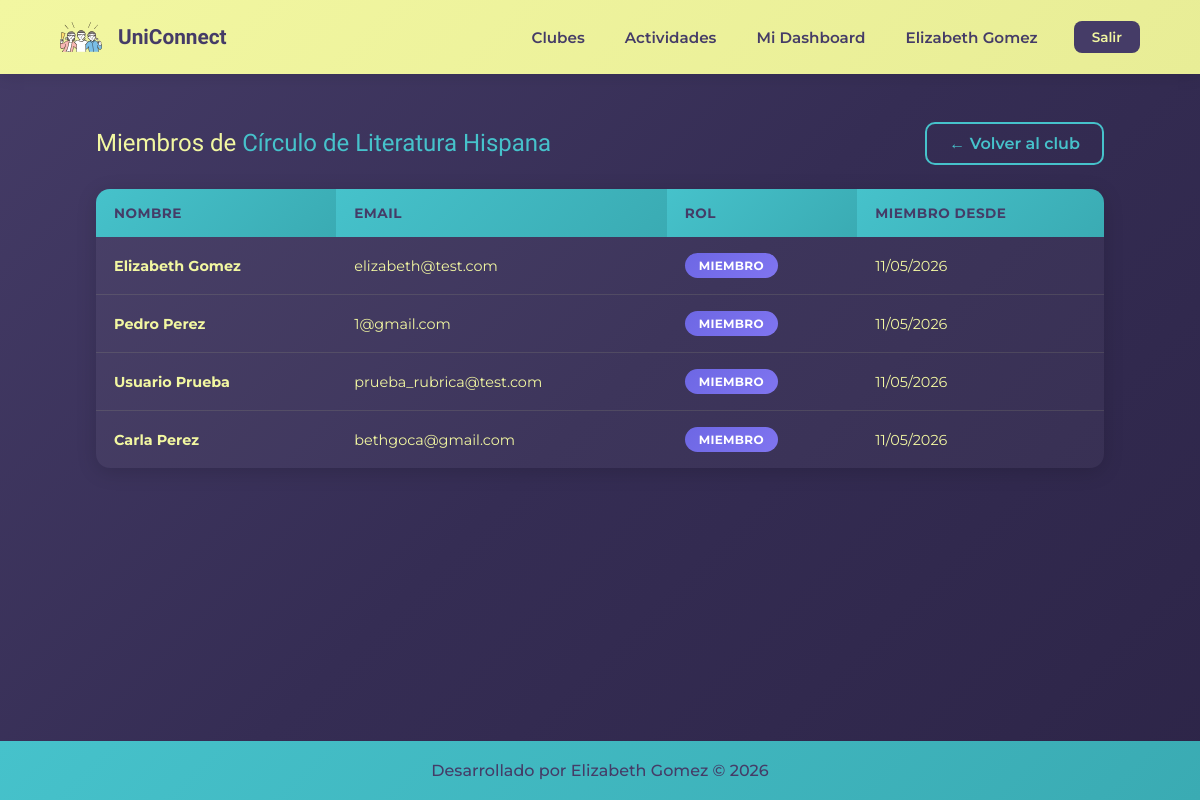
The page /miembros_club.php?id=4 (signed in) on the database its author committed.
### tables this page shows
CREATE TABLE `clubes` (
  `id_club` int(11) NOT NULL,
  `nombre_club` varchar(100) NOT NULL,
  `descripcion` text DEFAULT NULL,
  `categoria` varchar(50) DEFAULT NULL
);

CREATE TABLE `miembros_club` (
  `id_miembro` int(11) NOT NULL,
  `id_usuario` int(11) NOT NULL,
  `id_club` int(11) NOT NULL,
  `fecha_union` datetime DEFAULT current_timestamp(),
  `rol` varchar(30) DEFAULT 'miembro'
);

CREATE TABLE `usuarios` (
  `id_usuario` int(11) NOT NULL,
  `nombre` varchar(100) NOT NULL,
  `email` varchar(150) NOT NULL,
  `password_hash` varchar(255) NOT NULL,
  `fecha_registro` datetime DEFAULT current_timestamp()
);

### miembros_club.php (the view, shortened to what this page needs)
<?php
$conexionbd = conectar_bd();
$id_club = filter_input(INPUT_GET, 'id', FILTER_VALIDATE_INT);
$stmt = mysqli_prepare($conexionbd, "SELECT * FROM clubes WHERE id_club = ?");
mysqli_stmt_bind_param($stmt, "i", $id_club);
mysqli_stmt_execute($stmt);
$res = mysqli_stmt_get_result($stmt);
$club = mysqli_fetch_assoc($res);
$stmt_m = mysqli_prepare($conexionbd,
    "SELECT u.nombre, u.email, mc.fecha_union, mc.rol
     FROM miembros_club mc
     INNER JOIN usuarios u ON mc.id_usuario = u.id_usuario
     WHERE mc.id_club = ?
     ORDER BY mc.fecha_union ASC");
mysqli_stmt_bind_param($stmt_m, "i", $id_club);
mysqli_stmt_execute($stmt_m);
$res_m = mysqli_stmt_get_result($stmt_m);
?>
<!DOCTYPE html>
<html lang="es-mx">
<head>
    <link rel="stylesheet" href="./styles/style.css">
    <link rel="stylesheet" href="./styles/style_lista.css">
</head>
<body>
    <?php include("includes/header_privado.php"); ?>
    <main class="lista_contenedor">
        <div style="display: flex; justify-content: space-between; align-items: center; flex-wrap: wrap; gap: 15px;">
            <h2 class="presentacion_contenido_titulo" style="font-size: 1.5rem;">
                Miembros de <span class="titulo-resaltar"><?php echo htmlspecialchars($club['nombre_club']); ?></span>
            </h2>
            <a href="detalle_club.php?id=<?php echo $id_club; ?>" class="boton_secundario" id="btn-volver-club">← Volver al club</a>
        </div>
        <table class="tabla_actividades">
            <thead>
                <tr>
                    <th>Nombre</th>
                    <th>Email</th>
                    <th>Rol</th>
                    <th>Miembro desde</th>
                </tr>
            </thead>
            <tbody>
                <?php if (mysqli_num_rows($res_m) > 0): ?>
                    <?php while($miembro = mysqli_fetch_assoc($res_m)): ?>
                    <tr>
                        <td><strong><?php echo htmlspecialchars($miembro['nombre']); ?></strong></td>
                        <td><?php echo htmlspecialchars($miembro['email']); ?></td>
                        <td><span class="badge_tipo"><?php echo htmlspecialchars($miembro['rol']); ?></span></td>
                        <td><?php echo date('d/m/Y', strtotime($miembro['fecha_union'])); ?></td>
                    </tr>
                    <?php endwhile; ?>
                <?php else: ?>
                    <tr>
                        <td colspan="4" style="text-align: center; padding: 40px;">Este club aún no tiene miembros. ¡Sé el primero!</td>
                    </tr>
                <?php endif; ?>
            </tbody>
        </table>
    </main>
    <?php include("includes/footer.php"); ?>
</body>
</html>

### styles/style.css (style rules this page uses)
:root { --color-primario:#453C67; --color-secundario:#F2F7A1; --color-terciario:#46C2CB; --color-cuaternario:#6D67E4; --fuente-montserrat:"Montserrat", sans-serif; --fuente-krona:"Krona One", sans-serif; --sombra-suave: 0 4px 20px rgba(0, 0, 0, 0.15); --sombra-elevada: 0 8px 32px rgba(0, 0, 0, 0.25); --gradiente-fondo: linear-gradient(135deg, #453C67 0%, #352d54 50%, #2d2548 100%); --transicion: 0.3s cubic-bezier(0.4, 0, 0.2, 1); }
* { padding:0; margin: 0; box-sizing: border-box; }
body { background: var(--gradiente-fondo); color: var(--color-secundario); display: flex; flex-direction: column; min-height: 100vh; font-family: var(--fuente-montserrat); }
main { flex: 1; }
.presentacion_contenido_titulo { font-size: 2.25rem; font-family: var(--fuente-krona); font-weight: 400; line-height: 1.3; }
.titulo-resaltar { color:var(--color-terciario); position: relative; }
.boton_secundario { background-color: transparent; border: 2px solid var(--color-terciario); color: var(--color-terciario); padding: 10px 22px; border-radius: 10px; font-size: 1rem; font-family: var(--fuente-montserrat); font-weight: 600; cursor: pointer; text-decoration: none; display: inline-block; transition: var(--transicion); text-align: center; }
@media (max-width:1200px) { .presentacion_contenido_titulo { font-size: 1.8rem; } }

### styles/style_lista.css (style rules this page uses)
.lista_contenedor { padding: 4% 8%; display: flex; flex-direction: column; gap: 24px; min-height: 70vh; }
.tabla_actividades { width: 100%; border-collapse: separate; border-spacing: 0; background-color: rgba(255, 255, 255, 0.04); border-radius: 14px; overflow: hidden; font-family: var(--fuente-montserrat); box-shadow: var(--sombra-suave); }
.tabla_actividades th { background: linear-gradient(135deg, var(--color-terciario), #3aabb3); color: var(--color-primario); padding: 16px 18px; text-align: left; font-family: var(--fuente-montserrat); font-size: 0.85rem; font-weight: 700; text-transform: uppercase; letter-spacing: 0.5px; }
.tabla_actividades td { padding: 16px 18px; border-bottom: 1px solid rgba(242, 247, 161, 0.1); color: var(--color-secundario); font-size: 0.9rem; }
.tabla_actividades tr { transition: var(--transicion); }
.tabla_actividades tbody tr:last-child td { border-bottom: none; }
.badge_tipo { background: linear-gradient(135deg, var(--color-cuaternario), #8075f0); color: white; padding: 5px 14px; border-radius: 20px; font-size: 0.75rem; font-weight: 700; display: inline-block; text-transform: uppercase; letter-spacing: 0.3px; }

### rows shown on the page
clubes: nombre_club "Círculo de Literatura Hispana"
miembros_club: id_usuario.nombre "Elizabeth Gomez", id_usuario.email "elizabeth@test.com", rol "MIEMBRO", fecha_union "11/05/2026"
miembros_club: id_usuario.nombre "Pedro Perez", id_usuario.email "1@gmail.com", rol "MIEMBRO", fecha_union "11/05/2026"
miembros_club: id_usuario.nombre "Usuario Prueba", id_usuario.email "prueba_rubrica@test.com", rol "MIEMBRO", fecha_union "11/05/2026"
miembros_club: id_usuario.nombre "Carla Perez", id_usuario.email "bethgoca@gmail.com", rol "MIEMBRO", fecha_union "11/05/2026"

### other values the page prints
$_SESSION['nombre'] "Elizabeth Gomez"
